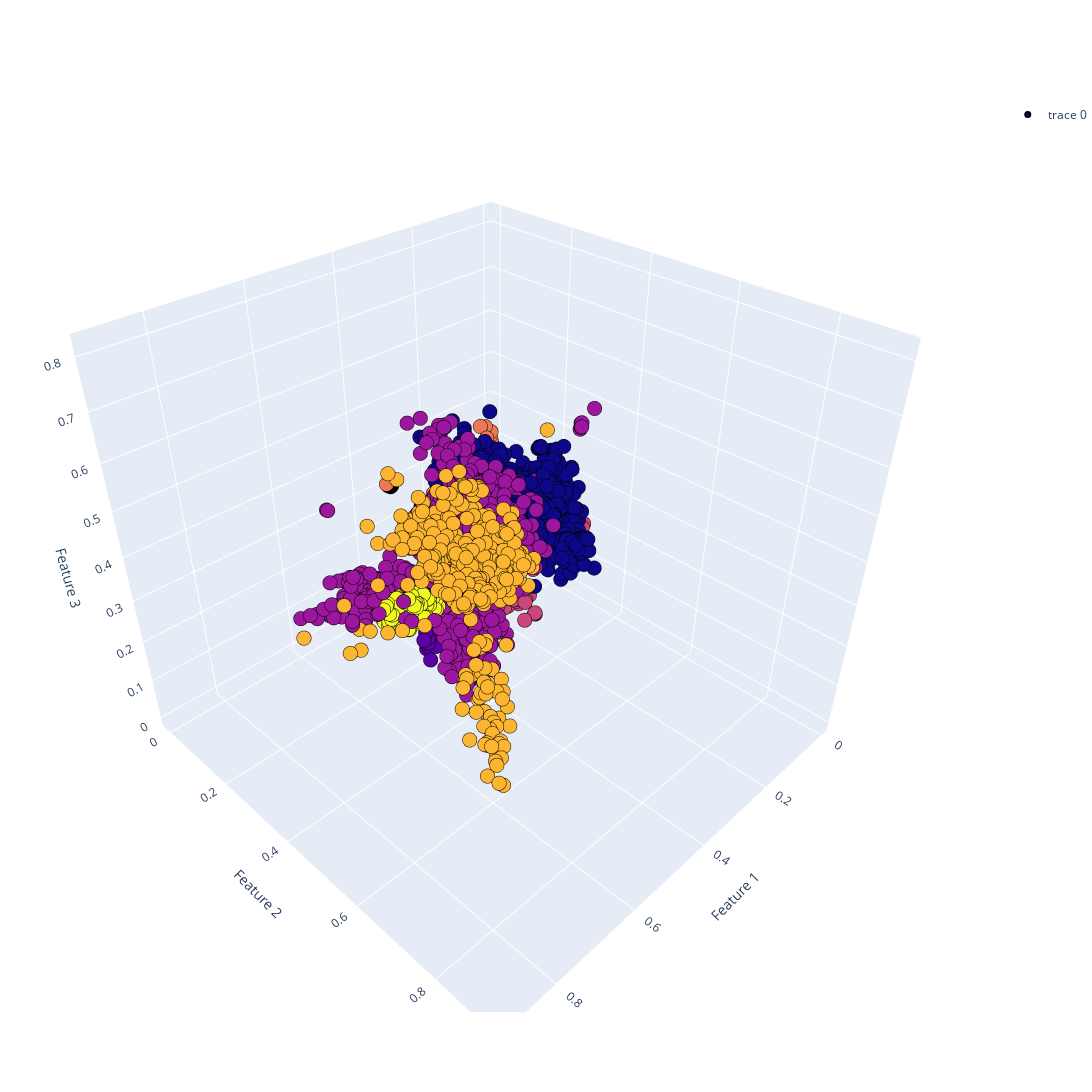

Notebook code for this chart:
### Code cell
import plotly.graph_objects as go  #for 3D plot

## K-means using k = 3
# kmeans = KMeans(n_clusters=3)
# kmeans.fit(X)
# y_kmeans = kmeans.predict(X)

## 3D plot 
Scene = dict(xaxis = dict(title  = 'Feature 1'),yaxis = dict(title  = 'Feature 2'),zaxis = dict(title  = 'Feature 3'))

labels = y
trace = go.Scatter3d(x=X[:, 1], y=X[:, 3], z=X[:, 4], mode='markers',marker=dict(color = labels, size= 5, line=dict(color= 'black',width = 2)))
layout = go.Layout(margin=dict(l=0,r=0),scene = Scene,height = 1200,width = 1200)
data = [trace]
fig = go.Figure(data = data, layout = layout)

config = {
  'toImageButtonOptions': {
    'format': 'png', # one of png, svg, jpeg, webp
    'filename': 'kmeans-scatter',
    'height': 800,
    'width': 800,
    'scale':6 # Multiply title/legend/axis/canvas sizes by this factor
  }
}
fig.show(config=config)

### Figure 1 — Plotly figure (JSON) as saved in the notebook; plotly's stock layout.template omitted (floating-point values rounded to 4 significant figures; data arrays with more than 128 entries replaced by an {"elided": "..."} marker saying what was removed)
{"data": [{"marker": {"color": {"elided": "14155 int values"}, "line": {"color": "black", "width": 2}, "size": 5}, "mode": "markers", "type": "scatter3d", "x": {"elided": "14155 float values"}, "y": {"elided": "14155 float values"}, "z": {"elided": "14155 float values"}}], "layout": {"height": 1200, "margin": {"l": 0, "r": 0}, "scene": {"xaxis": {"title": {"text": "Feature 1"}}, "yaxis": {"title": {"text": "Feature 2"}}, "zaxis": {"title": {"text": "Feature 3"}}}, "showlegend": true, "width": 1200}}
